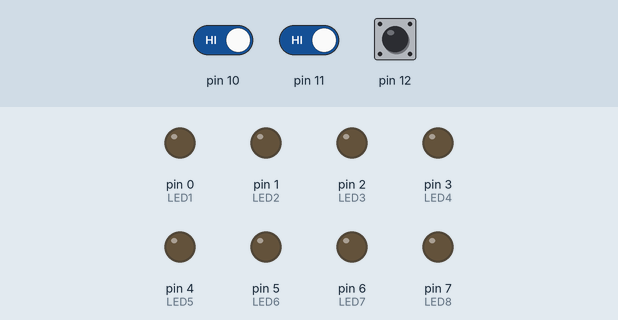
A sketch run on a simulated Arduino Uno, built with avr-gcc and run on an emulated ATmega328P. Shown: output pins drawn as LEDs (lit = HIGH). Dashed ring = blinking. The inputs (shaded band) are chosen by the test bench; at power-on: pin 10 HIGH, pin 11 HIGH, pin 12 HIGH.

Above: at 1.2 s.
1.3 s: pin 10 driven LOW
At 1.6 s:
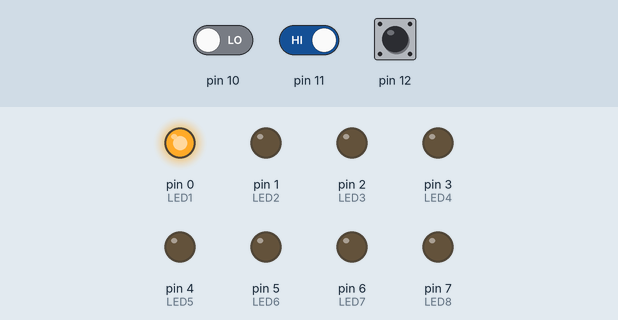
7.3 s: pin 11 driven LOW
At 11.4 s:
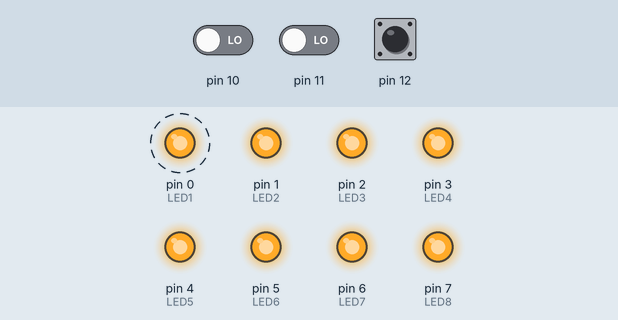
16.3 s: pin 10 driven HIGH
At 19.95 s:
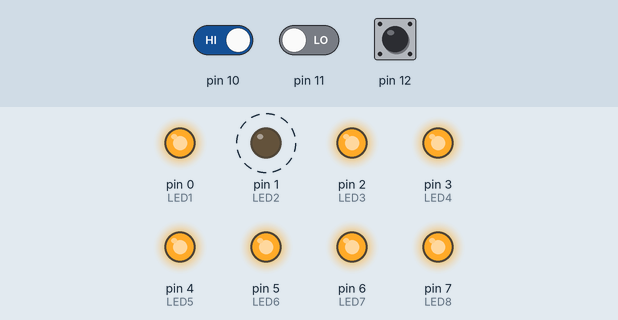
Timing chart, 0 to 25.3 s (numbered marks = the images above; inputs shaded):
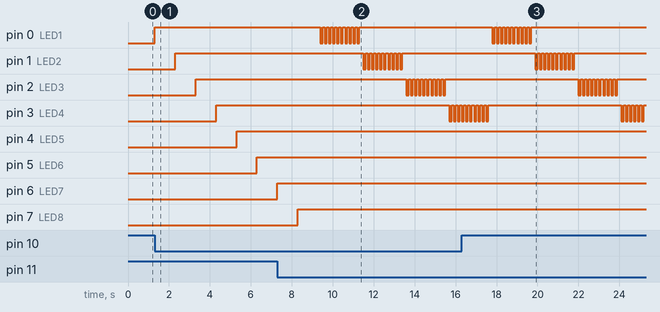

The sketch:

sketch_feb12a.ino
```cpp
#define LED1 0
#define LED2 1
#define LED3 2
#define LED4 3
#define LED5 4
#define LED6 5
#define LED7 6
#define LED8 7
String myname;
void setup() {
  // put your setup code here, to run once:
  pinMode(LED1, OUTPUT);
  pinMode(LED2, OUTPUT);
  pinMode(LED3, OUTPUT);
  pinMode(LED4, OUTPUT);
  pinMode(LED5, OUTPUT);
  pinMode(LED6, OUTPUT);
  pinMode(LED7, OUTPUT);
  pinMode(LED8, OUTPUT);
  pinMode(LED1, OUTPUT);
  pinMode(10, INPUT);
  pinMode(11, INPUT);
  pinMode(12, INPUT);
  myname=String("emad");
}

void loop() {
  // put your main code here, to run repeatedly:
  if(digitalRead(10)==0){
    digitalWrite(LED1, HIGH);
    delay(1000);
    digitalWrite(LED2, HIGH);
    delay(1000);
    digitalWrite(LED3, HIGH);
    delay(1000);
    digitalWrite(LED4, HIGH);
    delay(1000);
    digitalWrite(LED5, HIGH);
    delay(1000);
    digitalWrite(LED6, HIGH);
    delay(1000);
    digitalWrite(LED7, HIGH);
    delay(1000);
    digitalWrite(LED8, HIGH);
    delay(1000);
  }
  if(digitalRead(11)==0){
    int x = myname.length();
    for(int i=0;i < x;i++){
      for(int j=0 ; j<10 ;j++){
        digitalWrite(i, HIGH);
        delay(100);
        digitalWrite(i, LOW);
        delay(100);
      }
      digitalWrite(i, HIGH);
      delay(100);
    }
  }
  if(digitalRead(12)==0){
    digitalWrite(LED1, LOW);
    digitalWrite(LED2, LOW);
    digitalWrite(LED3, LOW);
    digitalWrite(LED4, LOW);
    digitalWrite(LED5, LOW);
    digitalWrite(LED6, LOW);
    digitalWrite(LED7, LOW);
    digitalWrite(LED8, LOW);
  }
}
```

Measured:
- after the input at 1.3 s, pin 0 (LED1): LOW → HIGH at once; pin 1 (LED2): LOW → HIGH after 1.0 s; pin 2 (LED3): LOW → HIGH after 2.0 s; pin 3 (LED4): LOW → HIGH after 3.0 s; pin 4 (LED5): LOW → HIGH after 4.0 s
- after the input at 7.3 s, pin 0 (LED1): alternates HIGH for 0.10 s and LOW for 0.10 s, 20 changes in all, then stays HIGH, starting after 2.1 s; pin 1 (LED2): alternates HIGH for 0.10 s and LOW for 0.10 s, 20 changes in all, then stays HIGH, starting after 4.2 s
- after the input at 16.3 s, pin 0 (LED1): alternates HIGH for 0.10 s and LOW for 0.10 s, 20 changes in all, then stays HIGH, starting after 1.5 s; pin 1 (LED2): alternates HIGH for 0.10 s and LOW for 0.10 s, 20 changes in all, then stays HIGH, starting after 3.6 s
